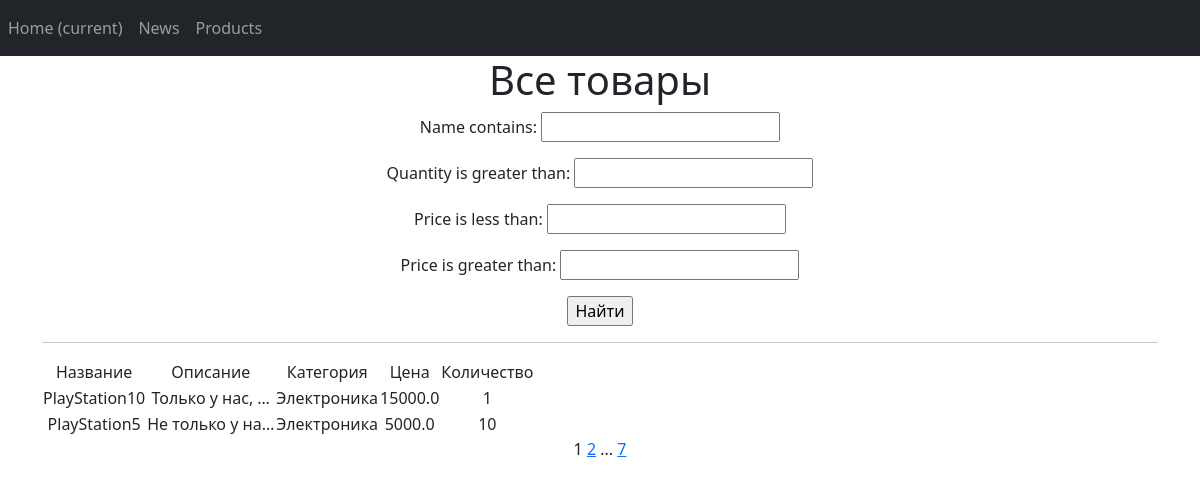
Screenshot of /products/ with the database file from the repository.
### magaz/models.py (models this page shows, shortened)
class Product(models.Model):
    name = models.CharField(
        max_length=50,
        unique=True,
    )
    description = models.TextField()
    quantity = models.IntegerField(
        validators=[MinValueValidator(0)],
    )
    category = models.ForeignKey(
        to='Category',
        on_delete=models.CASCADE,
        related_name='products',
    )
    price = models.FloatField(
        validators=[MinValueValidator(0.0)],
    )

class Category(models.Model):
    name = models.CharField(max_length=100, unique=True)

### magaz/views.py (the view)
# urls.py: path('', ProductsList.as_view(), name='product_list'),
class ProductsList(ListView):
    model = Product
    ordering = 'name'
    template_name = 'products.html'
    context_object_name = 'products'
    paginate_by = 2
    def get_queryset(self):
        queryset = super().get_queryset()
        self.filterset = ProductFilter(self.request.GET, queryset)
        return self.filterset.qs
    def get_context_data(self, **kwargs):
        context = super().get_context_data(**kwargs)
        context['filterset'] = self.filterset
        return context

### news/templatetags/custom_tags.py (called while the page is built)
@register.simple_tag(takes_context=True)
def url_replace(context, **kwargs):
   d = context['request'].GET.copy()
   for k, v in kwargs.items():
       d[k] = v
   return d.urlencode()

### templates/products.html (shortened to what this page needs)
{% extends 'flatpages/base.html' %}
{% load custom_filters %}
{% load custom_tags %}
{% block content %}
   <h1>Все товары</h1>
   <form action="" method="get">
       {{ filterset.form.as_p }}
       <input type="submit" value="Найти" />
   </form>
   <hr>
   {% if products %}
       <table>
           <tr>
               <td>Название</td>
               <td>Описание</td>
               <td>Категория</td>
               <td>Цена</td>
               <td>Количество</td>
           </tr>
           {% for product in products %}
           <tr>
               <td>{{ product.name }}</td>
               <td>{{ product.description|truncatechars:15 }}</td>
               <td>{{ product.category.name }}</td>
               <td>{{ product.price }}</td>
               <td>{{ product.quantity }}</td>
           </tr>
           {% endfor %}
       </table>
   {% else %}
       <h2>Товаров нет!</h2>
   {% endif %}
   {{ page_obj.number }}
   {% if page_obj.has_next %}
       <a href="?{% url_replace page=page_obj.next_page_number %}">{{ page_obj.next_page_number }}</a>
       {% if paginator.num_pages != page_obj.next_page_number %}
           ...
           <a href="?{% url_replace page=page_obj.paginator.num_pages %}">{{ page_obj.paginator.num_pages }}</a>
       {% endif %}
   {% endif %}
{% endblock content %}

### templates/flatpages/base.html (shortened to what this page needs)
{% load static %}
<!DOCTYPE html>
<html lang="en">
    <head>
        <link href="{% static 'css/styles.css' %}" rel="stylesheet" />
    </head>
    <body>
<nav class="navbar navbar-expand-lg navbar-dark bg-dark static-top">
       <div class="collapse navbar-collapse" id="navbarResponsive">
           <ul class="navbar-nav ml-auto">
               <li class="nav-item active">
                   <a class="nav-link" href="/">Home
                       <span class="sr-only">(current)</span>
                   </a>
               </li>
               <li class="nav-item">
                   <a class="nav-link" href="/news/">News</a>
               </li>
               <li class="nav-item">
                   <a class="nav-link" href="/products/">Products</a>
               </li>
           </ul>
       </div>
</nav>
        <div class="container">
        <div class="row">
       <div class="col-lg-12 text-center">
           {% block content %}
           {% endblock content %}
       </div>
   </div>
</div>
    </body>
</html>

### rows the page displays
Product: name "PlayStation10", description "Только у нас, …", category.name "Электроника", price "15000.0", quantity "1"
Product: name "PlayStation5", description "Не только у на…", category.name "Электроника", price "5000.0", quantity "10"

### other values shown
{{ page_obj.number }} "1"
{{ page_obj.next_page_number }} "2"
{{ page_obj.paginator.num_pages }} "7"
